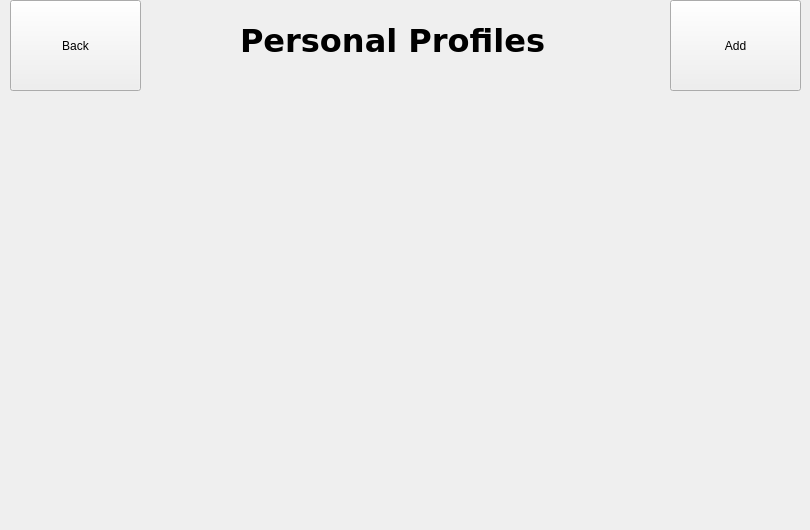
    <widget class="QWidget" name="Profiles">
     <widget class="QLabel" name="PersonalProfiles">
      <property name="geometry">
       <rect>
        <x>240</x>
        <y>20</y>
        <width>311</width>
        <height>41</height>
       </rect>
      </property>
      <property name="font">
       <font>
        <family>DejaVu Sans</family>
        <pointsize>24</pointsize>
        <weight>75</weight>
        <bold>true</bold>
       </font>
      </property>
      <property name="text">
       <string>Personal Profiles</string>
      </property>
     </widget>
     <widget class="QPushButton" name="backButton_6">
      <property name="geometry">
       <rect>
        <x>10</x>
        <y>0</y>
        <width>131</width>
        <height>91</height>
       </rect>
      </property>
      <property name="text">
       <string>Back</string>
      </property>
     </widget>
     <widget class="QPushButton" name="addProfileButton">
      <property name="geometry">
       <rect>
        <x>670</x>
        <y>0</y>
        <width>131</width>
        <height>91</height>
       </rect>
      </property>
      <property name="text">
       <string>Add</string>
      </property>
     </widget>
     <widget class="QWidget" name="verticalLayoutWidget">
      <property name="geometry">
       <rect>
        <x>40</x>
        <y>120</y>
        <width>491</width>
        <height>401</height>
       </rect>
      </property>
      <layout class="QVBoxLayout" name="profilesLayout"/>
     </widget>
    </widget>
